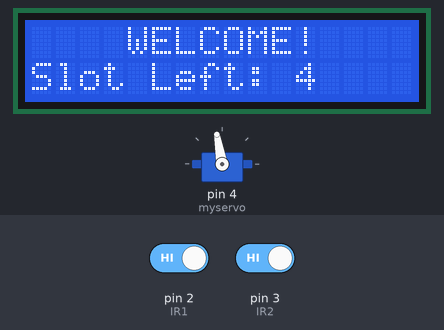
A sketch run on a simulated Arduino Uno, built with avr-gcc and run on an emulated ATmega328P. Parts: 16×2 character LCD, servo. The test bench sets the inputs (shaded band); at power-on: pin 3 (IR2) HIGH, pin 2 (IR1) HIGH.

Above: at 3.2 s.
3.3 s: pin 3 (IR2) driven LOW
At 4.4 s:
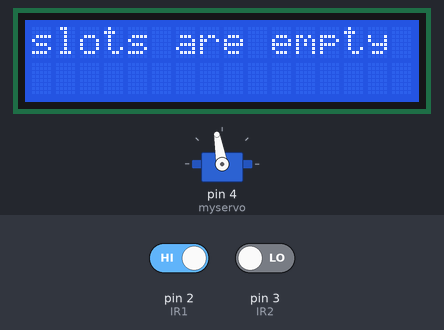
6.3 s: pin 2 (IR1) driven LOW
At 8.1 s:
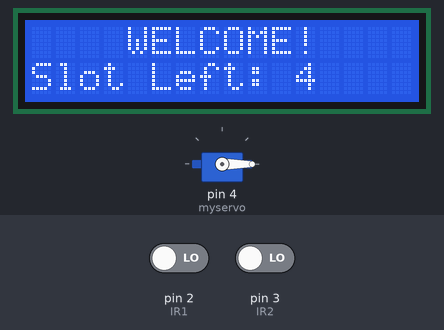
9.3 s: pin 2 (IR1) driven HIGH
At 10.2 s:
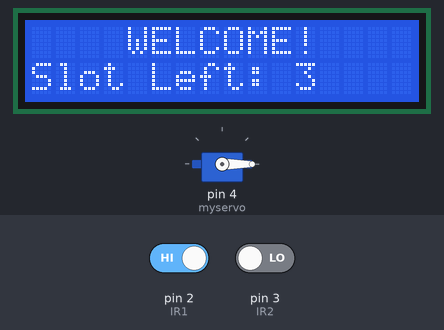
Timing chart, 0 to 12.3 s (numbered marks = the images above; inputs shaded):
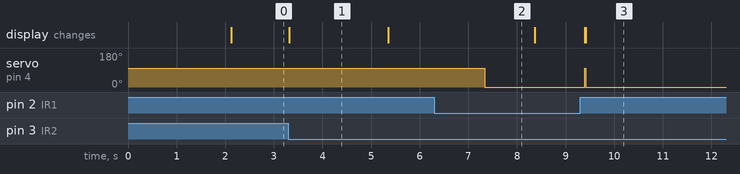

Measured:
- after the input at 3.3 s, the display: changes at once (image 1)
- after the input at 6.3 s, servo on pin 4 (myservo): 100° → 0° after 1.0 s
- after the input at 9.3 s, servo on pin 4 (myservo): goes on until 9.4 s, then stays 0°
- what the display in image 1 shows lasts 2.1 s, from 3.3 s to 5.4 s

The sketch:

sketch_may22b.ino
```cpp
#include <Wire.h>
#include <LiquidCrystal_I2C.h>
#include <Servo.h>

LiquidCrystal_I2C lcd(0x27, 16, 2);
Servo myservo;

const int IR1 = 2;  // First IR sensor connected to pin 2
const int IR2 = 3;  // Second IR sensor connected to pin 3
const int maxSlots = 4; // Maximum number of parking slots available
int Slot = maxSlots; // Total number of parking slots available initially

int flag1 = 0; // Flag for the first IR sensor
int flag2 = 0; // Flag for the second IR sensor

void setup() {
  Serial.begin(9600);
  lcd.init(); // Initialize the LCD
  lcd.backlight(); // Turn on the backlight

  pinMode(IR1, INPUT); // Set IR1 as input
  pinMode(IR2, INPUT); // Set IR2 as input

  myservo.attach(4); // Attach the servo to pin 4
  myservo.write(100); // Set servo to initial position (closed)

  // Display initial message
  lcd.setCursor(0, 0);
  lcd.print("     ARDUINO    ");
  lcd.setCursor(0, 1);
  lcd.print(" PARKING SYSTEM ");
  delay(2000);
  lcd.clear();
}

void loop() {
  if (digitalRead(IR1) == LOW && flag1 == 0) {
    if (Slot > 0) {
      flag1 = 1;
      if (flag2 == 0) {
        myservo.write(0); // Open the servo barrier
        Slot = Slot - 1; // Decrement the available slots
      }
    } else {
      lcd.setCursor(0, 0);
      lcd.print("    SORRY :(    ");
      lcd.setCursor(0, 1);
      lcd.print("  Parking Full  ");
      delay(3000);
      lcd.clear();
    }
  }

  if (digitalRead(IR2) == LOW && flag2 == 0) {
    flag2 = 1;
    if (flag1 == 0) {
      myservo.write(0); // Open the servo barrier
      if (Slot < maxSlots) {
        Slot = Slot + 1; // Increment the available slots
      }else{
         myservo.write(100);
         lcd.clear();
          lcd.print("slots are empty");
          delay(2000);
          lcd.clear();
      }
    }
  }

  if (flag1 == 1 && flag2 == 1) {
    delay(1000);
    myservo.write(100); // Close the servo barrier
    flag1 = 0;
    flag2 = 0;
  }

  // Display the number of available slots
  lcd.setCursor(0, 0);
  lcd.print("    WELCOME!    ");
  lcd.setCursor(0, 1);
  lcd.print("Slot Left: ");
  lcd.print(Slot);
}
```
